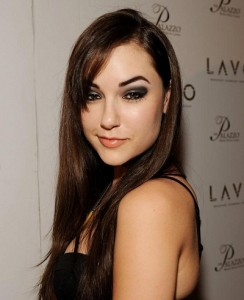
#> input picture img/teste1.jpg, 244 x 300 px
$ python imgTest.py
#> lines starting #> are read from the running program, lines starting #| are printed output that depends on the picture; after the words box and inside, x2 and y2 are one past the last pixel; in counts of white or black regions, pixels touching at a corner belong together
import cv2
import sys
import numpy as np
from matplotlib import pyplot as plt


face_cascade = cv2.CascadeClassifier('xml/haarcascade_frontalface_default.xml')

eye_cascade = cv2.CascadeClassifier('haarcascade_eye.xml')
img = cv2.imread('img/teste1.jpg')
#> img is the input picture: shape (300, 244, 3); mean B, G, R 94.7, 109.8, 131.3

gray = cv2.cvtColor(img, cv2.COLOR_BGR2GRAY)
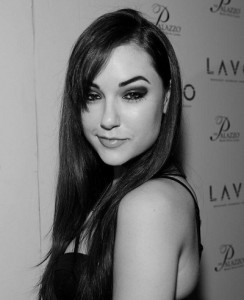
#> gray: shape (300, 244); min 0, max 220, mean 114.5
faces = face_cascade.detectMultiScale(gray, 1.3, 5)
#> faces = [[67, 63, 96, 96]]

for (x, y, w, h) in faces:
   cv2.rectangle(img, (x, y), (x + w, y + h), (255, 0, 0), 2)
   roi_gray = gray[y:y + h, x:x + w]
   roi_color = img[y:y + h, x:x + w]
   font = cv2.FONT_HERSHEY_COMPLEX
   cv2.putText(img, "Rosto", (x, y), font, 0.5, (200, 255, 255), 2, cv2.LINE_AA)
#> this loop made 1 pass
#> (x, y, w, h, font) on pass 1: (67, 63, 96, 96, 3)
#> pass 1, `roi_gray = gray[y:y + h, x:x + w]`:
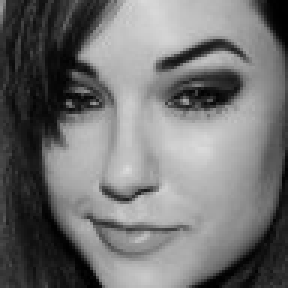
#> roi_gray: shape (96, 96) (shown 3 times larger); min 0, max 220, mean 113.9
#> pass 1, `roi_color = img[y:y + h, x:x + w]`:
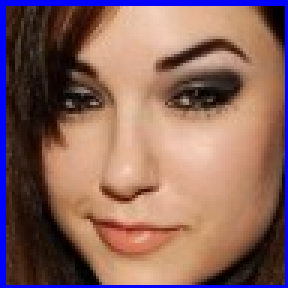
#> roi_color: shape (96, 96, 3) (shown 3 times larger); mean B, G, R 95, 100.9, 137.2
#> after the loop:
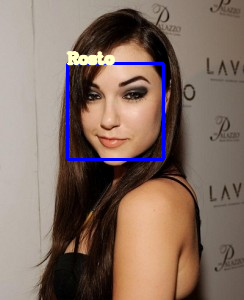
#> img: shape (300, 244, 3); 2.18% of pixels changed, all inside (x1, y1, x2, y2) = (66, 50, 165, 161)


cv2.imshow('Sasha Grey', img)
k = cv2.waitKey(0)
#> (key Esc is pressed here)

if k == 27:
#> (the run stopped early here; a loop or call above may not have finished)

$ run again, with img/teste2.png saved as img/teste1.jpg
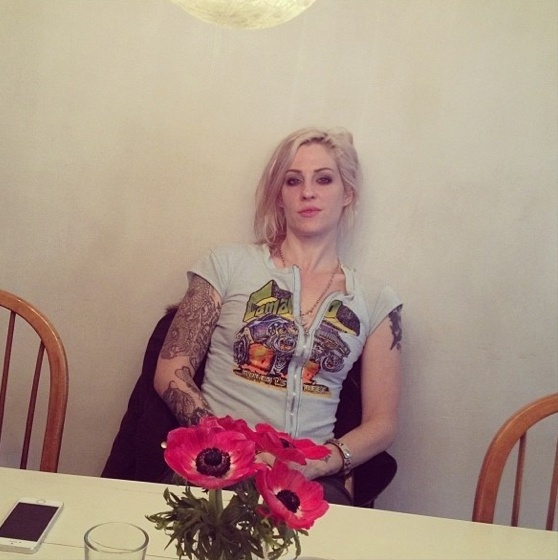
#> input picture img/teste2.png, 558 x 560 px
#> img is the input picture: shape (560, 558, 3); mean B, G, R 134.8, 148.5, 171.4
#> faces = [[266, 147, 85, 85]]
#> the loop `for (x, y, w, h) in faces:` made 1 pass
#> (x, y, w, h, font) on pass 1: (266, 147, 85, 85, 3)
#> pass 1, `roi_color = img[y:y + h, x:x + w]`:
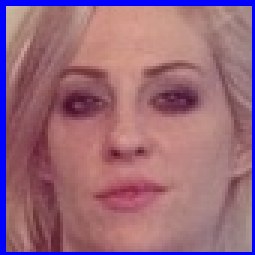
#> roi_color: shape (85, 85, 3) (shown 3 times larger); mean B, G, R 122.9, 104.7, 152.6
#> after the loop `for (x, y, w, h) in faces:`:
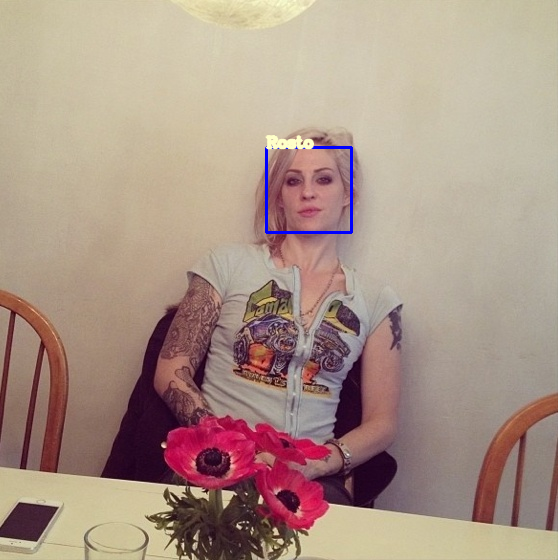
#> img: shape (560, 558, 3); 0.47% of pixels changed, all inside (x1, y1, x2, y2) = (265, 135, 353, 234)

$ run again, with img/teste3.png saved as img/teste1.jpg
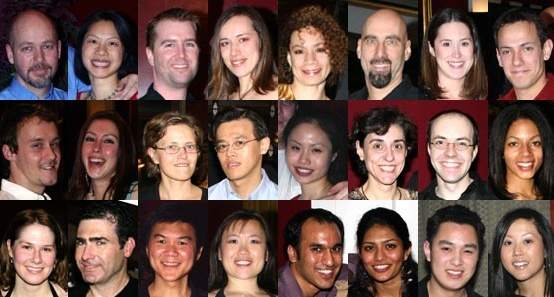
#> input picture img/teste3.png, 554 x 297 px
#> img is the input picture: shape (297, 554, 3); mean B, G, R 74, 82.4, 109.4
#> `gray = cv2.cvtColor(img, cv2.COLOR_BGR2GRAY)`:
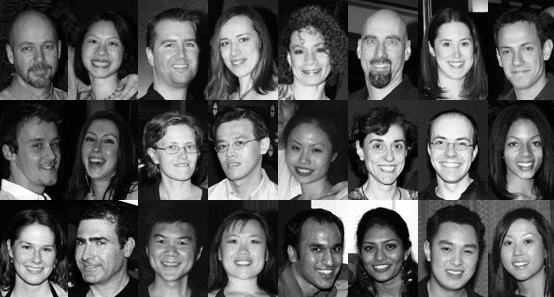
#> gray: shape (297, 554); min 0, max 255, mean 89.6
#> faces = 24 rows, first 6: [428, 23, 53, 53], [210, 21, 54, 54], [75, 23, 55, 55], [149, 22, 59, 59], [489, 28, 58, 58], [281, 30, 57, 57]
#> the loop `for (x, y, w, h) in faces:` made 24 passes
#> after the loop `for (x, y, w, h) in faces:`:
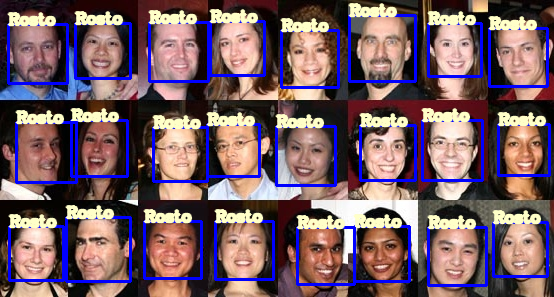
#> img: shape (297, 554, 3); 16.15% of pixels changed, all inside (x1, y1, x2, y2) = (7, 2, 551, 287)

$ run again, with img/teste4.png saved as img/teste1.jpg
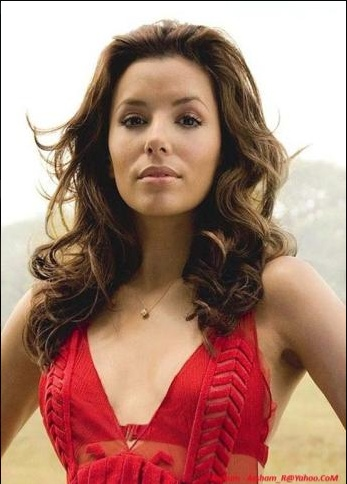
#> input picture img/teste4.png, 347 x 484 px
#> img is the input picture: shape (484, 347, 3); mean B, G, R 117, 131.3, 171.2
#> `gray = cv2.cvtColor(img, cv2.COLOR_BGR2GRAY)`:
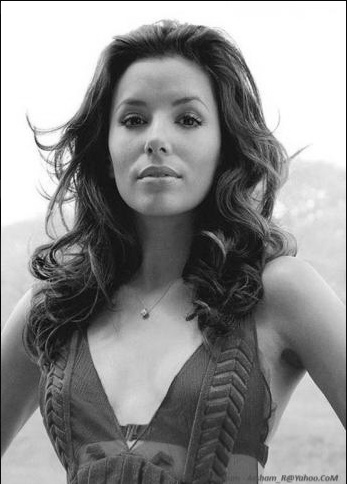
#> gray: shape (484, 347); min 2, max 255, mean 141.6
#> faces = [[26, 128, 55, 55], [79, 50, 168, 168]]
#> the loop `for (x, y, w, h) in faces:` made 2 passes
#> (x, y, w, h, font) on passes 1 to 2: (26, 128, 55, 55, 3), (79, 50, 168, 168, 3)
#> after the loop `for (x, y, w, h) in faces:`:
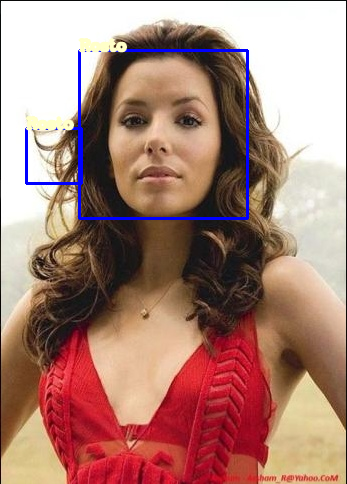
#> img: shape (484, 347, 3); 2.06% of pixels changed, all inside (x1, y1, x2, y2) = (25, 38, 249, 220)
